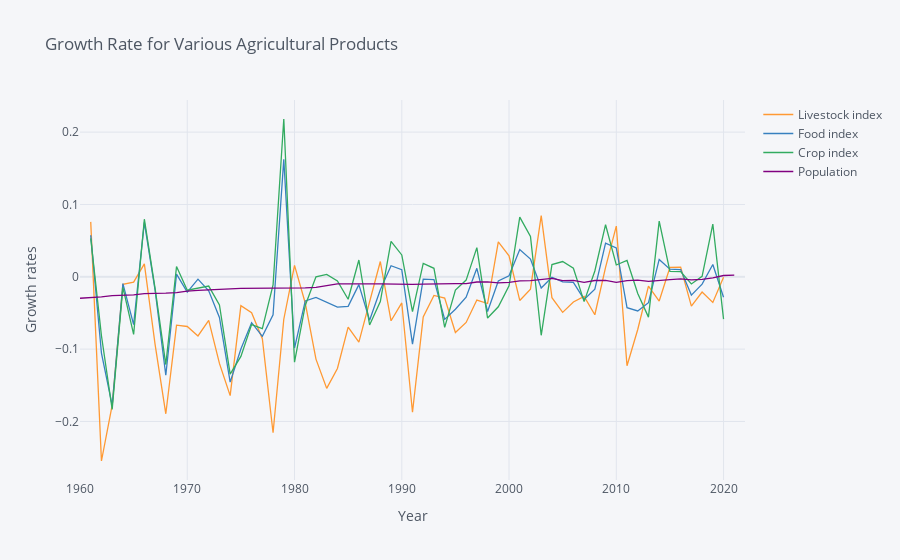

Write notebook code for a chart like this one.
### Code cell
#GROWTH RATE OF LIVESTOCK, FOOD, CROPS, AND POPULATION
#get variables for livestock/food/crop index and overall population
vars = {"AG.PRD.LVSK.XD":"Livestock index",
        "AG.PRD.FOOD.XD":"Food index",
        "AG.PRD.CROP.XD":"Crop index",
        "SP.POP.TOTL":"Population"}

food_GBR = fix_date_index(wbdata.get_dataframe(vars,country='KOR'))

food_GBR

# calculate and plot growth rates using diff and log
np.log(food_GBR).diff().iplot(xTitle="Year",yTitle="Growth rates", title="Growth Rate for Various Agricultural Products")
